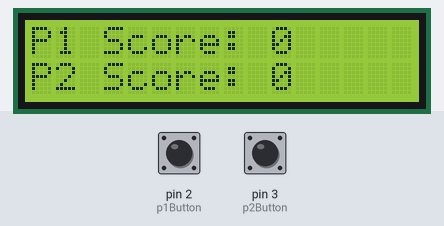
Bench run of a sketch on a simulated Arduino Uno, built with avr-gcc and run on an emulated ATmega328P. On the bench: 16×2 character LCD. The test bench sets the inputs (shaded band); at power-on: pin 2 (p1Button) HIGH, pin 3 (p2Button) HIGH.

Above: at 1.2 s.
1.3 s: pin 2 (p1Button) pulled LOW for 1 s
At 3.4 s:
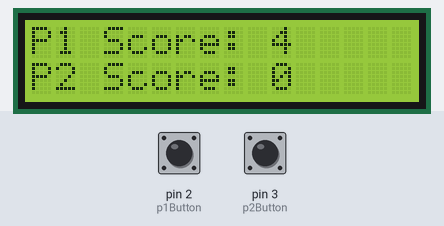
3.8 s: pin 3 (p2Button) pulled LOW for 3.2 s
At 7.4 s:
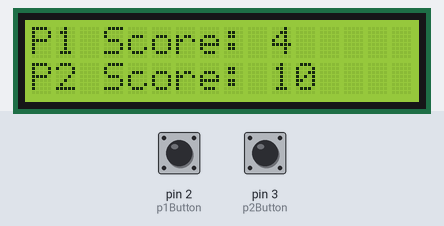
8.5 s: pin 2 (p1Button) pulled LOW for 0.15 s
At 9.0 s:
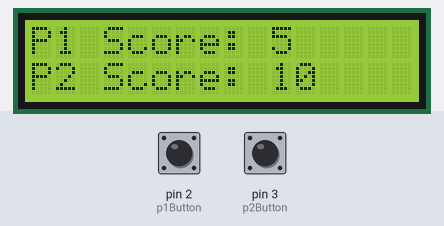
10.1 s: pin 3 (p2Button) pulled LOW for 0.15 s
At 11.4 s:
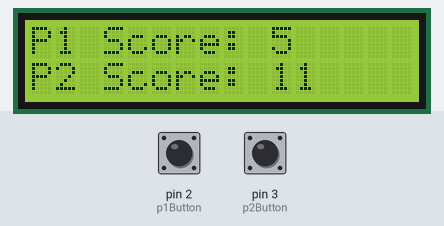
Timing chart, 0 to 12.7 s (numbered marks = the images above; inputs shaded):
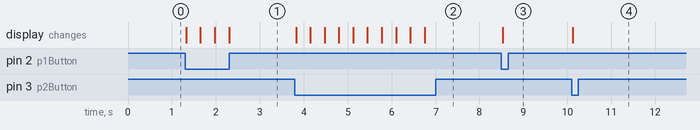

The sketch:

score_counter.ino
```cpp
#include <LiquidCrystal_I2C.h>

int p1Button = 2;
int p2Button = 3;

LiquidCrystal_I2C lcd(0x27, 16, 2); // I2C address 0x27, 16 column and 2 rows

bool needsDisplayUpdate = true;
bool needsResetDelay = false;
int p1Score = 0;
int p2Score = 0;
int debounceDelay = 300; // debounce delay in ms
int resetDelay = 1000; // how long in ms until we accept score after clearing

void setup()
{
  lcd.init(); // initialize the lcd
  lcd.backlight();

  // Set pins 2 and 3 to input and enable the pull-up resistors
  pinMode(p1Button, INPUT_PULLUP);
  pinMode(p2Button, INPUT_PULLUP);
}

void loop()
{
  if (needsDisplayUpdate) {
    updateDisplay();
    needsDisplayUpdate = false;
    delay(debounceDelay); // Lazy debounce. Real engineers go to bed at a reasonable hour.
  }

  if (needsResetDelay) {
    delay(resetDelay);
    needsResetDelay = false;
  }

  int p1Read = digitalRead(p1Button);
  int p2Read = digitalRead(p2Button);

  // We check for when the pin is low instead of high because of weird pull-up
  // resistor stuff.
  if (p1Read == LOW) {
    p1Score += 1;
    needsDisplayUpdate = true;
  }

  if (p2Read == LOW) {
    p2Score += 1;
    needsDisplayUpdate = true;
  }

  // Hold down both buttons to reset the screen.
  if ((p1Read == LOW) && (p2Read == LOW)) {
    p1Score = 0;
    p2Score = 0;
    needsDisplayUpdate = true;
    // Set reset delay to cause a delay after drawing so that we dont accidentally
    // accept input right after clearing.
    needsResetDelay = true;
  }
}

void updateDisplay()
{
  lcd.clear();
  lcd.setCursor(0, 0);
  lcd.print("P1 Score: ");
  lcd.print(p1Score);
  lcd.setCursor(0, 1);
  lcd.print("P2 Score: ");
  lcd.print(p2Score);
}
```

Measured:
- after the input at 1.3 s, the display: first changes at once (image 1 shows a later state)
- after the input at 3.8 s, the display: first changes at once (image 2 shows a later state)
- after the input at 8.5 s, the display: changes at once (image 3)
- after the input at 10.1 s, the display: changes at once (image 4)
